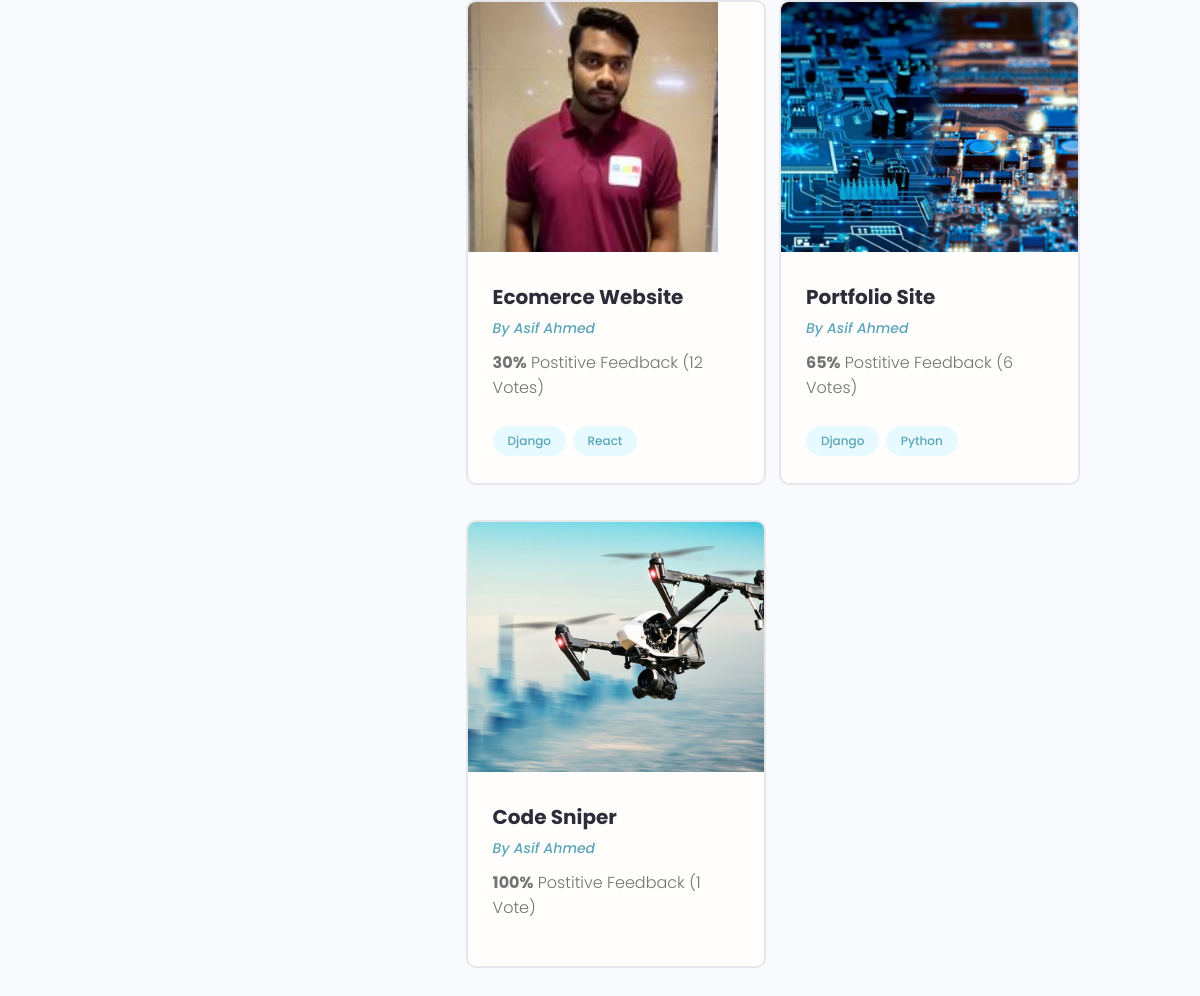
The app's page /profile/179a5211-1b01-46aa-9598-48ccbf46f8c3/ (lower part), older data.
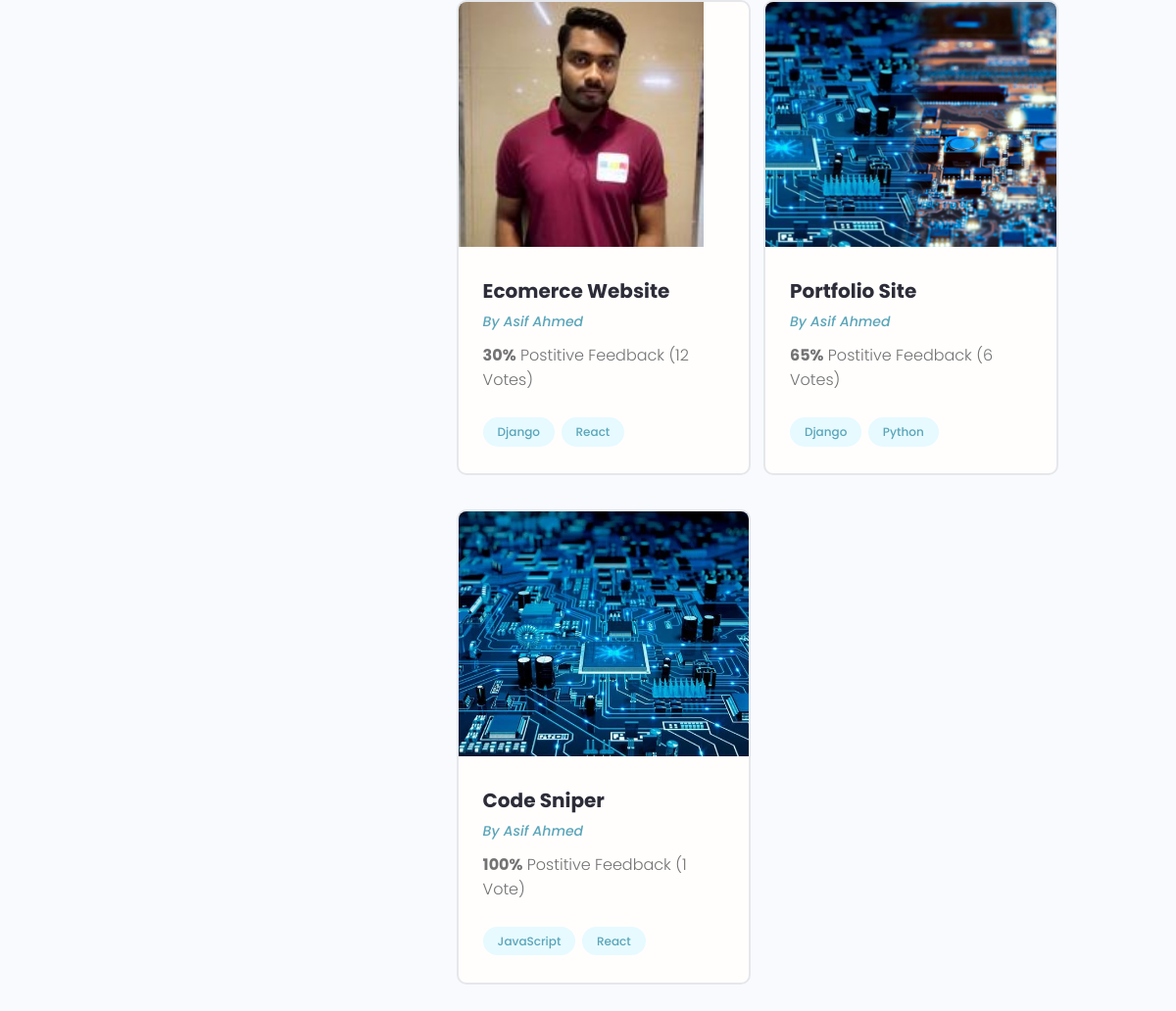
The same page, newer data.
### projects/models.py (models this page shows, shortened)
class Project(models.Model):
    owner = models.ForeignKey(Profile, null=True, blank=True, on_delete=models.SET_NULL)
    title = models.CharField(max_length=200)
    description = models.TextField(null=True, blank=True)
    featured_image = models.ImageField(null=True, blank=True, default="default.jpg")
    demo_link = models.CharField(max_length=2000, null=True, blank=True)
    source_link = models.CharField(max_length=2000, null=True, blank=True)
    tags = models.ManyToManyField('Tag', blank=True)
    vote_total = models.IntegerField(default=0, null=True, blank=True)
    vote_ratio = models.IntegerField(default=0, null=True, blank=True)
    created = models.DateTimeField(auto_now_add=True)
    id = models.UUIDField(default=uuid.uuid4, unique=True, primary_key=True, editable=False)
    class Meta:
        ordering = ['created']

class Tag(models.Model):
    name = models.CharField(max_length=200)
    created = models.DateTimeField(auto_now_add=True)
    id = models.UUIDField(default=uuid.uuid4, unique=True, primary_key=True, editable=False)
    def __str__(self):
        return self.name

### users/models.py (models this page shows, shortened)
class Profile(models.Model):
    user = models.OneToOneField(User, on_delete=models.CASCADE, null=True, blank=True)
    name = models.CharField(max_length=200, blank=True, null=True)
    email = models.EmailField(max_length=500, blank=True, null=True)
    username = models.CharField(max_length=200, blank=True, null=True)
    location = models.CharField(max_length=200, blank=True, null=True)
    short_intro = models.CharField(max_length=200, blank=True, null=True)
    bio = models.TextField(blank=True, null=True)
    profile_image = models.ImageField(null=True, blank=True, upload_to='profiles/', default="profiles/user-default.png")
    social_github = models.CharField(max_length=200, blank=True, null=True)
    social_twitter = models.CharField(max_length=200, blank=True, null=True)
    social_linkedin = models.CharField(max_length=200, blank=True, null=True)
    social_youtube = models.CharField(max_length=200, blank=True, null=True)
    social_website = models.CharField(max_length=200, blank=True, null=True)
    created = models.DateTimeField(auto_now_add=True)
    id = models.UUIDField(default=uuid.uuid4, unique=True, primary_key=True, editable=False)

### users/views.py (the view)
# urls.py: path('profile/<str:pk>/', views.userProfile, name="user-profile"),
def userProfile(request, pk):
    profile = Profile.objects.get(id=pk)
    topSkills = profile.skill_set.exclude(description__exact="")
    otherSkills = profile.skill_set.filter(description="")
    context = {'profile': profile, 'topSkills': topSkills, 'otherSkills': otherSkills}
    return render(request, 'users/user-profile.html', context)

### users/models.py (called while the page is built)
    def __str__(self):
        return str(self.name)

### users/templates/users/user-profile.html (shortened to what this page needs)
{% extends 'main.html' %}
{% block content %}
<main class="profile my-md">
    <div class="container">
        <div class="layout">
            <div class="column column--1of3">
            </div>
            <div class="column column--2of3">
                <div class="devInfo">
                    <div class="grid grid--two">
                        {% for project in profile.project_set.all %}
                        <div class="column">
                            <div class="card project">
                                <a href="{% url 'project' project.id %}" class="project">
                                    <img class="project__thumbnail" src="{{project.featured_image.url}}" alt="project thumbnail" />
                                    <div class="card__body">
                                        <h3 class="project__title">{{project.title}}</h3>
                                        <p><a class="project__author" href="{% url 'user-profile' project.owner.id %}">By {{project.owner.name}}</a></p>
                                        <p class="project--rating">
                                            <span style="font-weight: bold;">{{project.vote_ratio}}%</span> Postitive
                                            Feedback ({{project.vote_total}} Vote{{project.vote_total|pluralize:"s"}})
                                        </p>
                                        <div class="project__tags">
                                            {% for tag in project.tags.all %}
                                            <span class="tag tag--pill tag--main">
                                                <small>{{tag}}</small>
                                            </span>
                                            {% endfor %}
                                      </div>
                                    </div>
                                </a>
                            </div>
                        </div>
                        {% endfor %}
                    </div>
                </div>
            </div>
        </div>
    </div>
</main>
{% endblock content %}}

Row changes from the older to the newer data that the page shows:
changed Project "Code Sniper": gains Tag (name "JavaScript"); featured_image: a different picture; gains Tag (name "React")
